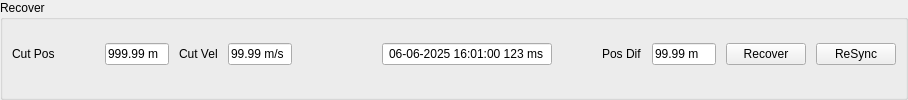
    <widget class="QGroupBox" name="gbRecover">
     <property name="styleSheet">
      <string notr="true"/>
     </property>
     <property name="title">
      <string>Recover</string>
     </property>
     <layout class="QHBoxLayout" name="horizontalLayout_4">
      <property name="spacing">
       <number>10</number>
      </property>
      <property name="leftMargin">
       <number>9</number>
      </property>
      <property name="topMargin">
       <number>0</number>
      </property>
      <property name="rightMargin">
       <number>9</number>
      </property>
      <property name="bottomMargin">
       <number>9</number>
      </property>
      <item>
       <widget class="QLabel" name="label_2">
        <property name="text">
         <string>Cut Pos</string>
        </property>
       </widget>
      </item>
      <item>
       <spacer name="horizontalSpacer_44">
        <property name="orientation">
         <enum>Qt::Orientation::Horizontal</enum>
        </property>
        <property name="sizeHint" stdset="0">
         <size>
          <width>40</width>
          <height>20</height>
         </size>
        </property>
       </spacer>
      </item>
      <item>
       <widget class="QLineEdit" name="txtEStopCutPos">
        <property name="sizePolicy">
         <sizepolicy hsizetype="Expanding" vsizetype="Fixed">
          <horstretch>0</horstretch>
          <verstretch>0</verstretch>
         </sizepolicy>
        </property>
        <property name="minimumSize">
         <size>
          <width>64</width>
          <height>0</height>
         </size>
        </property>
        <property name="maximumSize">
         <size>
          <width>64</width>
          <height>16777215</height>
         </size>
        </property>
        <property name="text">
         <string>999.99 m</string>
        </property>
       </widget>
      </item>
      <item>
       <widget class="QLabel" name="label_26">
        <property name="text">
         <string>Cut Vel</string>
        </property>
       </widget>
      </item>
      <item>
       <widget class="QLineEdit" name="txtEStopCutVel">
        <property name="minimumSize">
         <size>
          <width>64</width>
          <height>0</height>
         </size>
        </property>
        <property name="maximumSize">
         <size>
          <width>64</width>
          <height>16777215</height>
         </size>
        </property>
        <property name="text">
         <string>99.99 m/s</string>
        </property>
       </widget>
      </item>
      <item>
       <spacer name="horizontalSpacer_46">
        <property name="orientation">
         <enum>Qt::Orientation::Horizontal</enum>
        </property>
        <property name="sizeHint" stdset="0">
         <size>
          <width>40</width>
          <height>20</height>
         </size>
        </property>
       </spacer>
      </item>
      <item>
       <spacer name="horizontalSpacer_42">
        <property name="orientation">
         <enum>Qt::Orientation::Horizontal</enum>
        </property>
        <property name="sizeHint" stdset="0">
         <size>
          <width>40</width>
          <height>20</height>
         </size>
        </property>
       </spacer>
      </item>
      <item>
       <widget class="QLineEdit" name="txtEStopCutTime">
        <property name="sizePolicy">
         <sizepolicy hsizetype="Expanding" vsizetype="Fixed">
          <horstretch>0</horstretch>
          <verstretch>0</verstretch>
         </sizepolicy>
        </property>
        <property name="minimumSize">
         <size>
          <width>170</width>
          <height>0</height>
         </size>
        </property>
        <property name="text">
         <string>06-06-2025 16:01:00 123 ms</string>
        </property>
        <property name="alignment">
         <set>Qt::AlignmentFlag::AlignCenter</set>
        </property>
       </widget>
      </item>
      <item>
       <spacer name="horizontalSpacer_43">
        <property name="orientation">
         <enum>Qt::Orientation::Horizontal</enum>
        </property>
        <property name="sizeHint" stdset="0">
         <size>
          <width>40</width>
          <height>20</height>
         </size>
        </property>
       </spacer>
      </item>
      <item>
       <widget class="QLabel" name="label_27">
        <property name="text">
         <string>Pos Dif</string>
        </property>
       </widget>
      </item>
      <item>
       <widget class="QLineEdit" name="txtEStopPosDiff">
        <property name="minimumSize">
         <size>
          <width>64</width>
          <height>0</height>
         </size>
        </property>
        <property name="maximumSize">
         <size>
          <width>64</width>
          <height>16777215</height>
         </size>
        </property>
        <property name="text">
         <string>99.99 m</string>
        </property>
       </widget>
      </item>
      <item>
       <widget class="QPushButton" name="btnRecover">
        <property name="text">
         <string>Recover</string>
        </property>
       </widget>
      </item>
      <item>
       <widget class="QPushButton" name="btnResync">
        <property name="text">
         <string>ReSync</string>
        </property>
       </widget>
      </item>
     </layout>
    </widget>
